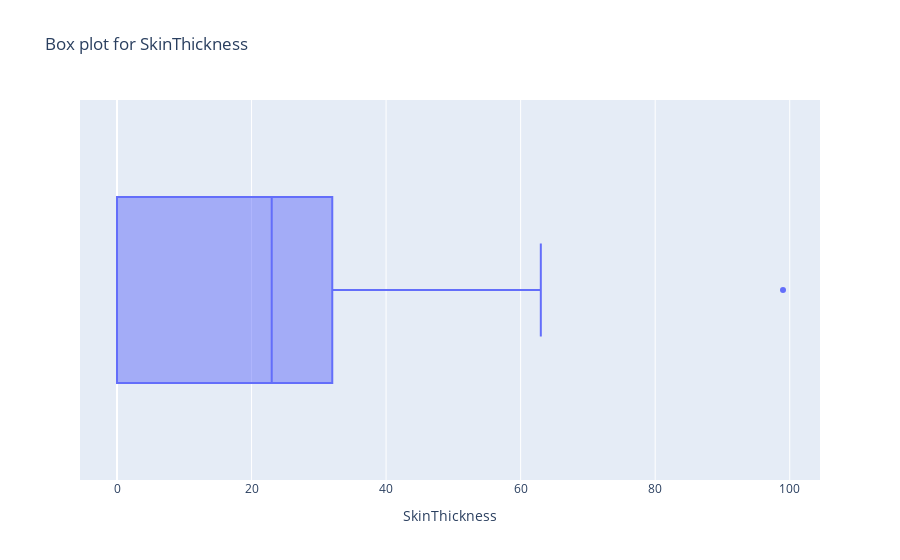

The cell this chart's notebook holds for it:
### Markdown cell above
#### 3.SkinThickness

### Code cell
make_box_plot(df,"SkinThickness")

### Figure 1 — Plotly figure (JSON) as saved in the notebook; plotly's stock layout.template omitted (floating-point values rounded to 4 significant figures; data arrays with more than 128 entries replaced by an {"elided": "..."} marker saying what was removed)
{"data": [{"alignmentgroup": "True", "boxpoints": "outliers", "hovertemplate": "SkinThickness=%{x}<extra></extra>", "legendgroup": "", "marker": {"color": "#636efa"}, "name": "", "notched": false, "offsetgroup": "", "orientation": "h", "showlegend": false, "type": "box", "x": {"elided": "768 int values"}, "x0": " ", "xaxis": "x", "y0": " ", "yaxis": "y"}], "layout": {"autosize": true, "boxmode": "group", "legend": {"tracegroupgap": 0}, "title": {"text": "Box plot for SkinThickness"}, "xaxis": {"anchor": "y", "autorange": true, "domain": [0, 1], "range": [-5.5, 104.5], "title": {"text": "SkinThickness"}, "type": "linear"}, "yaxis": {"anchor": "x", "autorange": true, "domain": [0, 1], "range": [-0.5, 0.5], "type": "category"}}}
